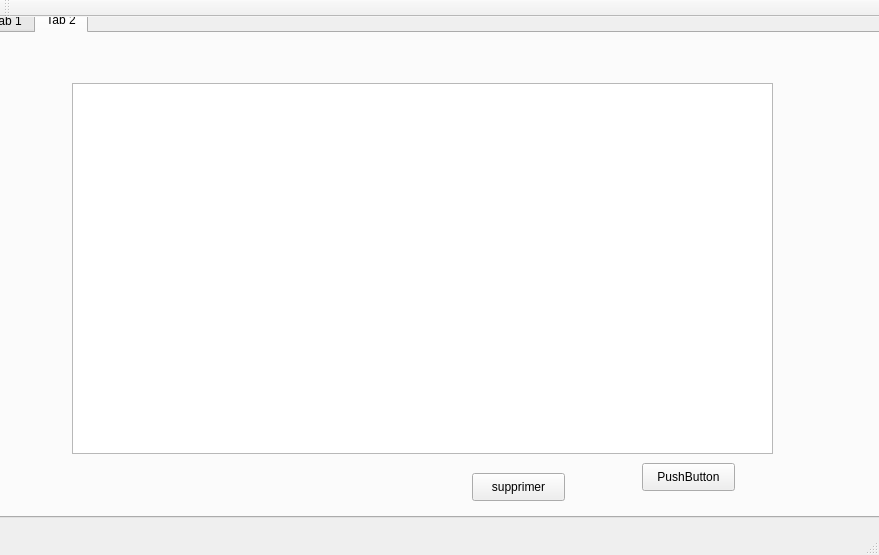
<?xml version="1.0" encoding="UTF-8"?>
<ui version="4.0">
 <class>MainWindow</class>
 <widget class="QMainWindow" name="MainWindow">
  <property name="geometry">
   <rect>
    <x>0</x>
    <y>0</y>
    <width>879</width>
    <height>555</height>
   </rect>
  </property>
  <property name="windowTitle">
   <string>Gestion des Clients</string>
  </property>
  <widget class="QWidget" name="centralWidget">
   <widget class="QTabWidget" name="tabWidget">
    <property name="geometry">
     <rect>
      <x>-20</x>
      <y>-10</y>
      <width>981</width>
      <height>511</height>
     </rect>
    </property>
    <property name="currentIndex">
     <number>1</number>
    </property>
    <widget class="QWidget" name="tab">
     <attribute name="title">
      <string>Tab 1</string>
     </attribute>
     <widget class="QLineEdit" name="titre">
      <property name="geometry">
       <rect>
        <x>240</x>
        <y>60</y>
        <width>113</width>
        <height>22</height>
       </rect>
      </property>
     </widget>
     <widget class="QLineEdit" name="lieu">
      <property name="geometry">
       <rect>
        <x>230</x>
        <y>380</y>
        <width>113</width>
        <height>22</height>
       </rect>
      </property>
     </widget>
     <widget class="QLineEdit" name="responsable">
      <property name="geometry">
       <rect>
        <x>230</x>
        <y>280</y>
        <width>113</width>
        <height>22</height>
       </rect>
      </property>
     </widget>
     <widget class="QLineEdit" name="id">
      <property name="geometry">
       <rect>
        <x>240</x>
        <y>20</y>
        <width>113</width>
        <height>22</height>
       </rect>
      </property>
     </widget>
     <widget class="QTextEdit" name="description">
      <property name="geometry">
       <rect>
        <x>230</x>
        <y>110</y>
        <width>351</width>
        <height>87</height>
       </rect>
      </property>
     </widget>
     <widget class="QComboBox" name="type">
      <property name="geometry">
       <rect>
        <x>230</x>
        <y>210</y>
        <width>73</width>
        <height>22</height>
       </rect>
      </property>
      <item>
       <property name="text">
        <string>football</string>
       </property>
      </item>
      <item>
       <property name="text">
        <string>literature</string>
       </property>
      </item>
      <item>
       <property name="text">
        <string>dessin</string>
       </property>
      </item>
      <item>
       <property name="text">
        <string>musique</string>
       </property>
      </item>
      <item>
       <property name="text">
        <string>handball</string>
       </property>
      </item>
     </widget>
     <widget class="QDateEdit" name="date">
      <property name="geometry">
       <rect>
        <x>230</x>
        <y>340</y>
        <width>110</width>
        <height>22</height>
       </rect>
      </property>
     </widget>
     <widget class="QLabel" name="label">
      <property name="geometry">
       <rect>
        <x>150</x>
        <y>20</y>
        <width>56</width>
        <height>16</height>
       </rect>
      </property>
      <property name="text">
       <string>id</string>
      </property>
     </widget>
     <widget class="QLabel" name="label_2">
      <property name="geometry">
       <rect>
        <x>140</x>
        <y>70</y>
        <width>56</width>
        <height>16</height>
       </rect>
      </property>
      <property name="text">
       <string>titre</string>
      </property>
     </widget>
     <widget class="QLabel" name="label_3">
      <property name="geometry">
       <rect>
        <x>130</x>
        <y>380</y>
        <width>56</width>
        <height>16</height>
       </rect>
      </property>
      <property name="text">
       <string>lieu</string>
      </property>
     </widget>
     <widget class="QLabel" name="label_4">
      <property name="geometry">
       <rect>
        <x>130</x>
        <y>140</y>
        <width>61</width>
        <height>16</height>
       </rect>
      </property>
      <property name="text">
       <string>description</string>
      </property>
     </widget>
     <widget class="QLabel" name="label_5">
      <property name="geometry">
       <rect>
        <x>140</x>
        <y>210</y>
        <width>56</width>
        <height>16</height>
       </rect>
      </property>
      <property name="text">
       <string>type</string>
      </property>
     </widget>
     <widget class="QLabel" name="label_6">
      <property name="geometry">
       <rect>
        <x>130</x>
        <y>270</y>
        <width>81</width>
        <height>21</height>
       </rect>
      </property>
      <property name="text">
       <string>responsable</string>
      </property>
     </widget>
     <widget class="QLabel" name="label_7">
      <property name="geometry">
       <rect>
        <x>130</x>
        <y>330</y>
        <width>56</width>
        <height>16</height>
       </rect>
      </property>
      <property name="text">
       <string>date</string>
      </property>
     </widget>
     <widget class="QPushButton" name="pushButton">
      <property name="geometry">
       <rect>
        <x>580</x>
        <y>420</y>
        <width>93</width>
        <height>28</height>
       </rect>
      </property>
      <property name="text">
       <string>Ajouter</string>
      </property>
     </widget>
    </widget>
    <widget class="QWidget" name="tab_2">
     <attribute name="title">
      <string>Tab 2</string>
     </attribute>
     <widget class="QTableView" name="tableView">
      <property name="geometry">
       <rect>
        <x>90</x>
        <y>50</y>
        <width>701</width>
        <height>371</height>
       </rect>
      </property>
     </widget>
     <widget class="QPushButton" name="pushButton_2">
      <property name="geometry">
       <rect>
        <x>490</x>
        <y>440</y>
        <width>93</width>
        <height>28</height>
       </rect>
      </property>
      <property name="text">
       <string>supprimer</string>
      </property>
     </widget>
     <widget class="QPushButton" name="pushButton_3">
      <property name="geometry">
       <rect>
        <x>660</x>
        <y>430</y>
        <width>93</width>
        <height>28</height>
       </rect>
      </property>
      <property name="text">
       <string>PushButton</string>
      </property>
     </widget>
    </widget>
   </widget>
  </widget>
  <widget class="QMenuBar" name="menuBar">
   <property name="geometry">
    <rect>
     <x>0</x>
     <y>0</y>
     <width>879</width>
     <height>26</height>
    </rect>
   </property>
  </widget>
  <widget class="QToolBar" name="mainToolBar">
   <attribute name="toolBarArea">
    <enum>TopToolBarArea</enum>
   </attribute>
   <attribute name="toolBarBreak">
    <bool>false</bool>
   </attribute>
  </widget>
  <widget class="QStatusBar" name="statusBar"/>
 </widget>
 <layoutdefault spacing="6" margin="11"/>
 <resources/>
 <connections/>
</ui>
